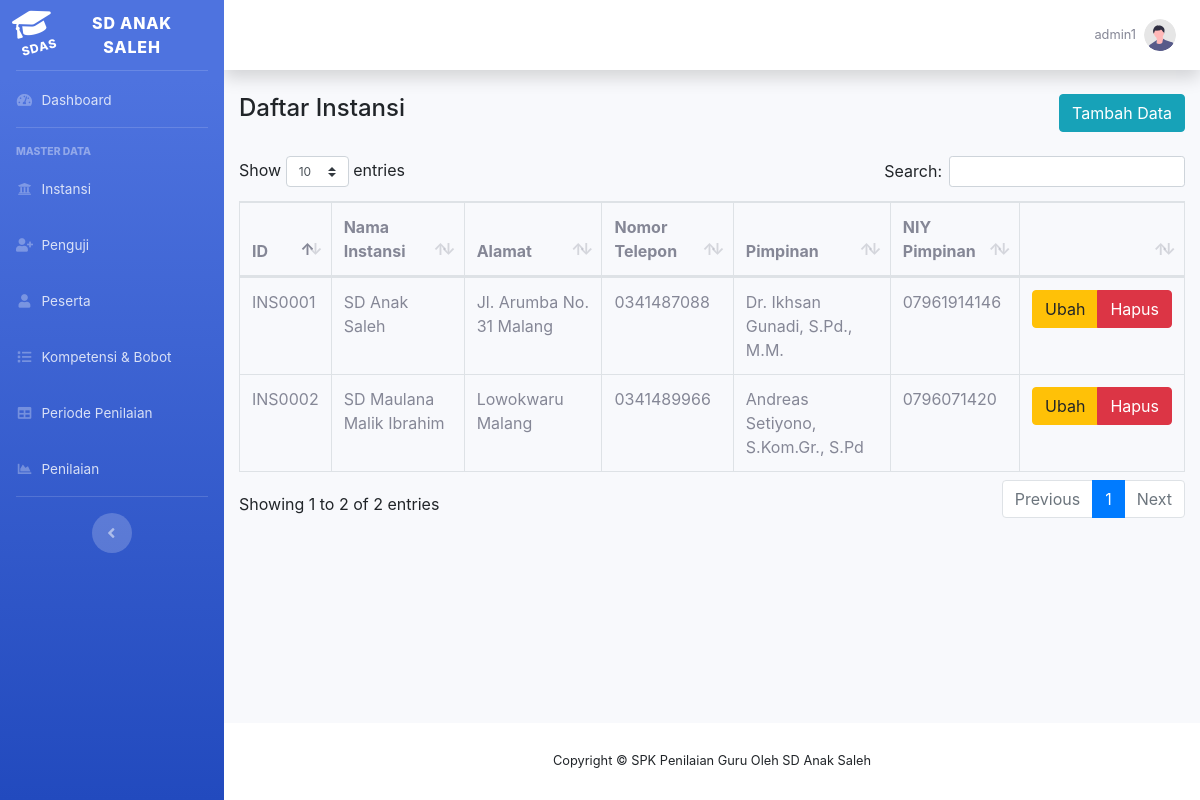
The app's page /instansi_view.php (signed in) with its own data.
### tables this page shows
CREATE TABLE `instansi` (
  `instansi_id` varchar(10) NOT NULL,
  `instansi_nama` varchar(100) NOT NULL,
  `instansi_alamat` varchar(100) DEFAULT NULL,
  `instansi_notelp` varchar(15) DEFAULT NULL,
  `instansi_pimpinan` varchar(100) NOT NULL,
  `instansi_pimpinannuptk` varchar(100) DEFAULT NULL
);

### config.php (called while the page is built, shortened)
<?php
	$database = 'mcdm_pkg';
?>

### crud.php (called while the page is built, shortened)
<?php
    function viewinstansi() {
        include('config.php');
        $query = "select * from instansi "
                . "ORDER BY instansi_id";
        $result = mysqli_query($db,$query);
        return $result;
    }

### instansi_view.php (the view, shortened to what this page needs)
<?php
include ("header.php");
require 'crud.php';
$stmt = viewinstansi();
?>
<div class="row">
    <div class="col-auto mr-auto"><h4>Daftar Instansi</h4></div>
    <div class="col-auto"><a  href="instansi_add.php" class="btn btn-info">Tambah Data</i></a></div>
</div>
<br/>
<div class="table-responsive">
    <table class="table table-bordered" id="dataTable" width="100%" cellspacing="0">
        <thead>
            <tr>
                <th>ID</th>
                <th>Nama Instansi</th>
                <th>Alamat</th>
                <th>Nomor Telepon</th>
                <th>Pimpinan</th>
                <th>NIY Pimpinan</th>
                <th width="80px"></th>
            </tr>
        </thead>
        <tbody>
            <?php
            while ($data = mysqli_fetch_assoc($stmt)) {
                ?>
                <tr>
                    <td><?php echo $data['instansi_id'] ?></td>
                    <td><?php echo $data['instansi_nama'] ?></td>
                    <td><?php echo $data['instansi_alamat'] ?></td>
                    <td><?php echo $data['instansi_notelp'] ?></td>
                    <td><?php echo $data['instansi_pimpinan'] ?></td>
                    <td><?php echo $data['instansi_pimpinannuptk'] ?></td>
                    <td align='center'>
                        <div class="btn-group" role="group" aria-label="Basic mixed styles example">
                            <a  href="instansi_edit.php?kode=<?php echo $data['instansi_id'] ?>" title="Edit" class="btn btn-warning">Ubah</a>
                            <a  href="instansi_view.php?delete=<?php echo $data['instansi_id'] ?>" title="Hapus" onclick="return confirm('Anda yakin akan menghapus ?');" class="btn btn-danger">Hapus</a>
                        </div>
                    </td>
                </tr>
                <?php
            };
            ?>
        </tbody>
    </table>
</div>
<br/>
<?php
include ("footer.php");
?>

### records on screen
instansi: instansi_id "INS0001", instansi_nama "SD Anak Saleh", instansi_alamat "Jl. Arumba No. 31 Malang", instansi_notelp "0341487088", instansi_pimpinan "Dr. Ikhsan Gunadi, S.Pd., M.M.", instansi_pimpinannuptk "07961914146"
instansi: instansi_id "INS0002", instansi_nama "SD Maulana Malik Ibrahim", instansi_alamat "Lowokwaru Malang", instansi_notelp "0341489966", instansi_pimpinan "Andreas Setiyono, S.Kom.Gr., S.Pd", instansi_pimpinannuptk "0796071420"

### other values on screen
$_SESSION['username'] "admin1"
